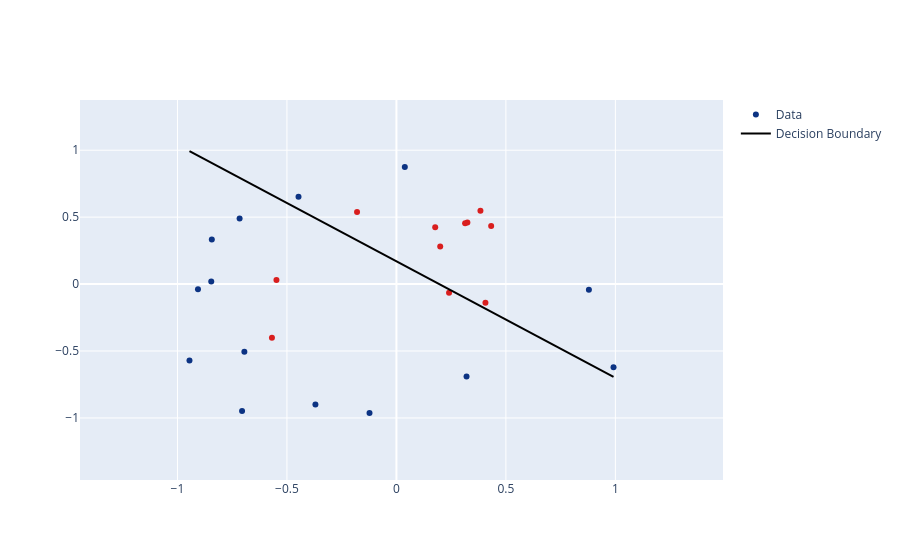

Notebook code for this chart:
### Code cell
import numpy as np
import plotly.graph_objects as go

# 1. Extract model parameters
# LR.coef_ returns shape (1, n_features), LR.intercept_ returns shape (1,)
w = LR.coef_[0]
b = LR.intercept_[0]

# 2. Calculate the line coordinates
# Create a range of x values spanning the data
x_line = np.linspace(X[:, 0].min(), X[:, 0].max(), 100)

# Calculate corresponding y values using the derived equation
y_line = -(w[0] * x_line + b) / w[1]

# 3. Create the figure
fig = go.Figure()

# Add the data points
fig.add_trace(go.Scatter(
    x=X[:, 0], 
    y=X[:, 1], 
    mode='markers',
    name='Data',
    marker=dict(color=y, colorscale='Portland')
))

# Add the decision boundary line
fig.add_trace(go.Scatter(
    x=x_line, 
    y=y_line, 
    mode='lines',
    name='Decision Boundary',
    line=dict(color='black', width=2)
))

# Optional: Set axis limits to match data range so the line doesn't zoom out the plot
fig.update_layout(
    xaxis_range=[X[:, 0].min() - 0.5, X[:, 0].max() + 0.5],
    yaxis_range=[X[:, 1].min() - 0.5, X[:, 1].max() + 0.5]
)

fig.show()
